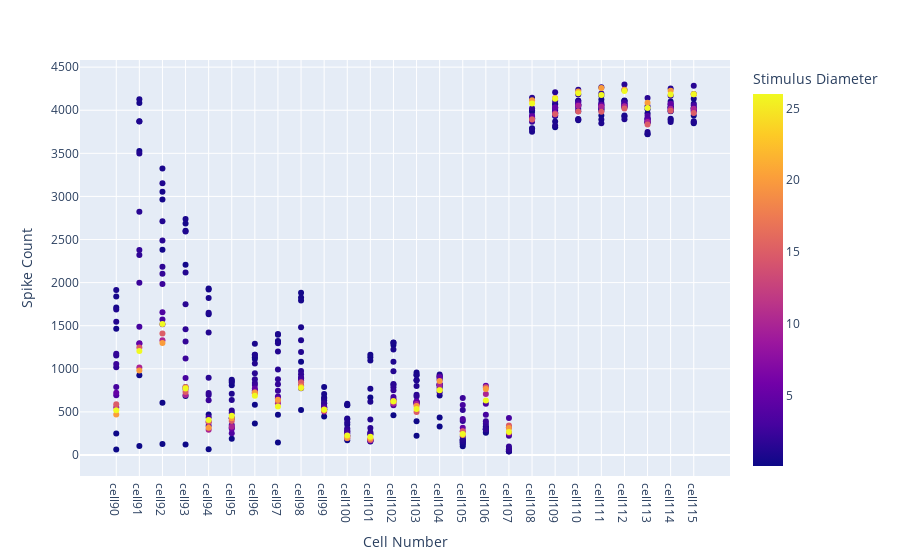

Notebook source saved alongside this figure:
### Code cell
fig = px.scatter(datadf,datadf["Cell Number"], datadf["Spike Count"],color =datadf['Stimulus Diameter'] )
fig.update_layout(
    autosize=True,)

fig.show()

### Figure 1 — Plotly figure (JSON) as saved in the notebook; plotly's stock layout.template omitted (floating-point values rounded to 4 significant figures; data arrays with more than 128 entries replaced by an {"elided": "..."} marker saying what was removed)
{"data": [{"hovertemplate": "Cell Number=%{x}<br>Spike Count=%{y}<br>Stimulus Diameter=%{marker.color}<extra></extra>", "legendgroup": "", "marker": {"color": {"elided": "494 float values"}, "coloraxis": "coloraxis", "symbol": "circle"}, "mode": "markers", "name": "", "orientation": "v", "showlegend": false, "type": "scatter", "x": {"elided": "494 str values"}, "xaxis": "x", "y": {"elided": "494 int values"}, "yaxis": "y"}], "layout": {"autosize": true, "coloraxis": {"colorbar": {"title": {"text": "Stimulus Diameter"}}, "colorscale": [[0, "#0d0887"], [0.1111, "#46039f"], [0.2222, "#7201a8"], [0.3333, "#9c179e"], [0.4444, "#bd3786"], [0.5556, "#d8576b"], [0.6667, "#ed7953"], [0.7778, "#fb9f3a"], [0.8889, "#fdca26"], [1, "#f0f921"]]}, "legend": {"tracegroupgap": 0}, "margin": {"t": 60}, "xaxis": {"anchor": "y", "domain": [0, 1], "title": {"text": "Cell Number"}}, "yaxis": {"anchor": "x", "domain": [0, 1], "title": {"text": "Spike Count"}}}}
